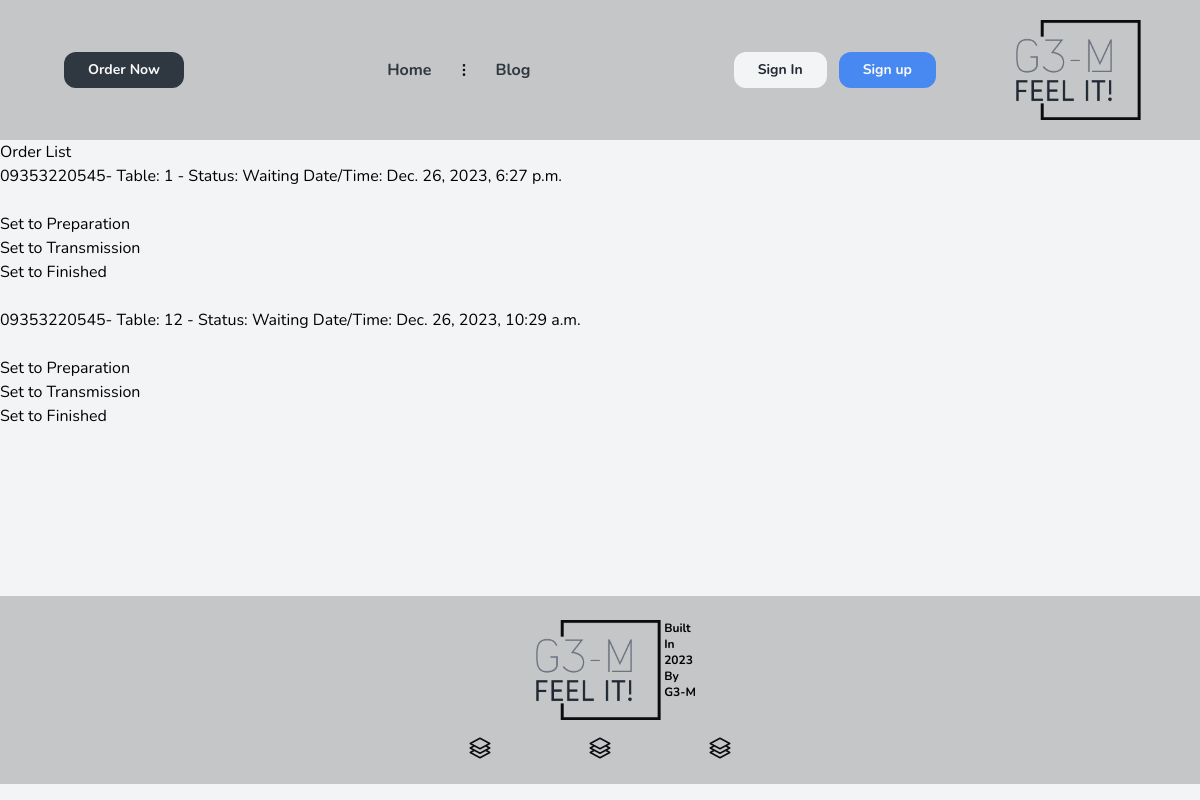
The app's page /orders/orders/w, older data.
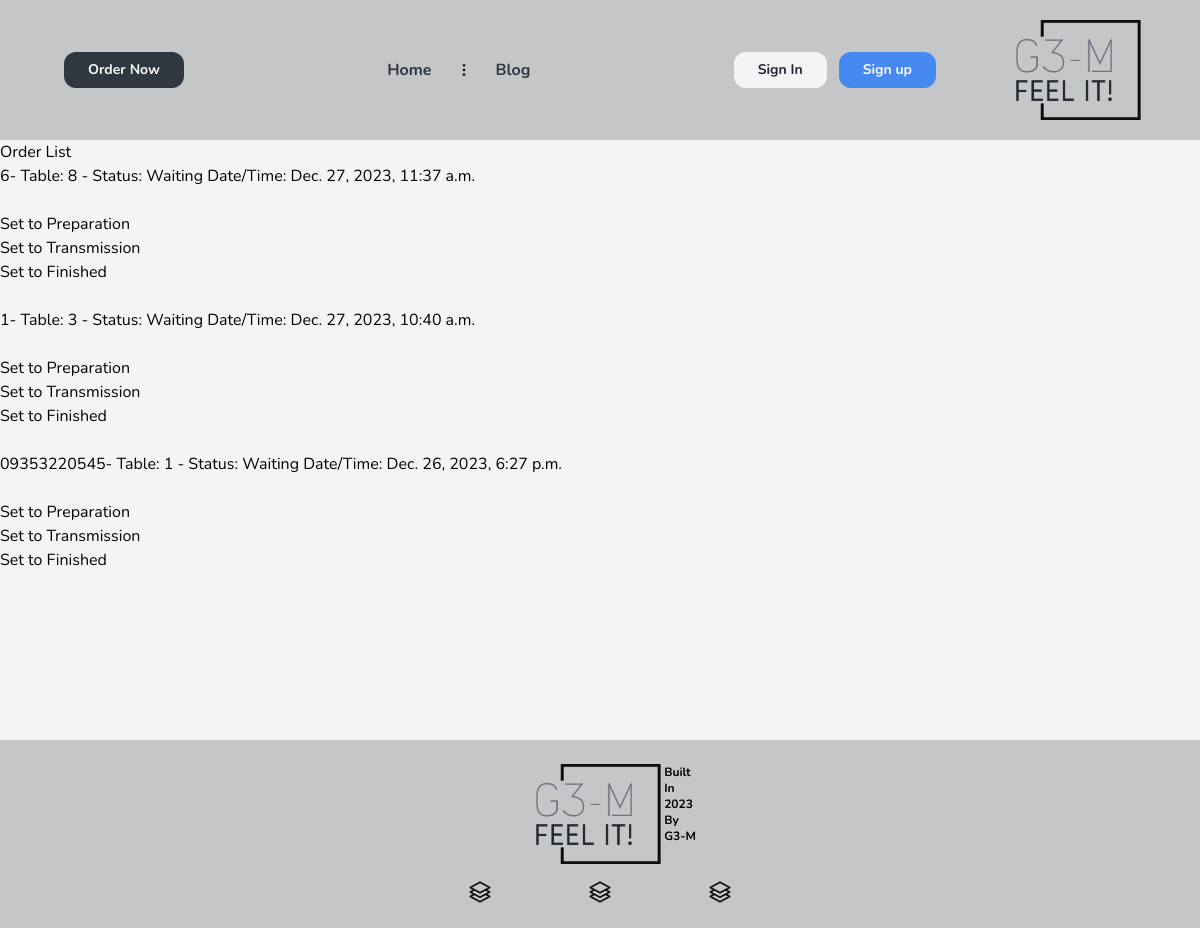
The same page, newer data.
### order/models.py (models this page shows, shortened)
class Order(BaseModel):
    status_fields = [("W", "Waiting"),
                     ("P", "Preparation"),
                     ("T", "Transmission"),
                     ("F", "Finished")]
    customer_phone = models.CharField(max_length=100, blank=True, null=True)
    id = models.UUIDField(primary_key=True, default=uuid.uuid4)
    status = models.CharField(max_length=1, choices=status_fields, default='W')
    table = models.ForeignKey(Table, on_delete=models.SET_NULL, null=True)
    class Meta:
        ordering = ['-created_at']
        indexes = [
            models.Index(fields=['-created_at']),
        ]

### tables/models.py (models this page shows)
class Table(BaseModel):
    status_fields = [("R", "Reserved"), ("E", "Empty"), ("F", "Full"), ("T", "TakeAway")]
    number = models.PositiveIntegerField()
    status = models.CharField(max_length=1, choices=status_fields, default='E')
    def __str__(self) -> str:
        return f'{self.number}'

### order/views.py (the view)
# urls.py: path('orders/w', views.OrderWaitingListView.as_view(), name='list-order-w'),
class OrderWaitingListView(ListView):
    model = Order
    template_name = 'Order_ListOrder.html'
    context_object_name = 'orders'
    ordering = ['-created_at']
    def get_queryset(self):
        return Order.objects.filter(status='W')

### core/models.py (called while the page is built)
    def get_queryset(self):
        return super().get_queryset().filter(deleted_at__isnull=True)

### templates/Order_ListOrder.html (shortened to what this page needs)
{% extends "base.html" %}
{% block content %}
    <h1>Order List</h1>
    <ul>
        {% for order in orders %}
            <li>{{ order.customer_phone }}- Table: {{ order.table }} - Status: {{ order.get_status_display }} Date/Time: {{ order.created_at }}</li>
            <form method="post" action="{% url 'order:change-status' order.id %}">
                <br>
                {% if not order.status == 'P' %}
                    <button type="submit" name="new_status" value="P">Set to Preparation</button>
                    <br>
                {% endif %}
                {% if not order.status == 'T' %}
                    <button type="submit" name="new_status" value="T">Set to Transmission</button>
                    <br>
                {% endif %}
                {% if not order.status == 'F' %}
                    <button type="submit" name="new_status" value="F">Set to Finished</button>
                    <br>
                {% endif %}
            </form>
            <br>
        {% endfor %}
    </ul>
{% endblock %}

### templates/base.html (shortened to what this page needs)
{% load static %}
<!DOCTYPE html>
<html lang="en">
<head>
    <link rel="stylesheet" href="{% static 'src/styles.css' %}">
</head>
<body class="bg-gray-100 font-enfont">
    <div class="bg-cafe-white flex  px-4 py-5">
        <nav class=" px-4 lg:py-4 flex justify-between items-center bg-cafe-white  w-full lg:mx-8 opacity-90">
        <div>
            <a class="hidden lg:inline-block py-2 px-6 bg-cafe-gray hover:bg-cafe-blue text-sm text-white font-bold rounded-xl transition duration-200" href="">Order Now</a>
        </div>
		<ul class="hidden lg:flex lg:items-start lg:justify-center lg:w-auto lg:space-x-6">
			<li class="place-self-center"><a class="text-md text-cafe-gray hover:text-blue-600 font-bold" href="{% url 'core:home' %}">Home</a></li>
			<li class="place-self-center">
				<svg xmlns="http://www.w3.org/2000/svg" fill="black" stroke="black" class="w-4 h-4 current-fill" viewBox="0 0 24 24">
					<path stroke-linecap="round" stroke-linejoin="round" stroke-width="2" d="M12 5v0m0 7v0m0 7v0m0-13a1 1 0 110-2 1 1 0 010 2zm0 7a1 1 0 110-2 1 1 0 010 2zm0 7a1 1 0 110-2 1 1 0 010 2z" />
				</svg>
			</li>
			<li class="place-self-center"><a class="text-md text-cafe-gray hover:text-blue-600 font-bold " href="{% url 'blog:list-blog' %}">Blog</a></li>
		</ul>
        <div class="flex">
            {% if not user.is_authenticated %}
            <a class="hidden lg:inline-block lg:ml-auto lg:mr-3 py-2 px-6 bg-gray-50 hover:bg-gray-100 text-sm text-gray-900 font-bold  rounded-xl transition duration-200" href="{% url 'users:login' %}">Sign In</a>
            <a class="hidden lg:inline-block py-2 px-6 bg-blue-500 hover:bg-blue-600 text-sm text-white font-bold rounded-xl transition duration-200" href="{% url 'users:register' %}">Sign up</a>
            {% else %}
            <a class="hidden lg:inline-block py-2 px-6 bg-rose-600 hover:bg-cafe-gray text-sm text-white font-bold rounded-xl transition duration-200" href="{% url 'users:logout' %}">Logout</a>
            {% endif %}
        </div>
        </nav>
        <img class="w-24 h-fit mr-3 lg:w-40 lg:mr-10" src="{% static 'src/Logo.png' %}">
    </div>
    <div class="mb-36 h-full">
        {% block content %}{% endblock %}
    </div>
    <footer class="bg-cafe-white flex flex-col items-center bottom-0 w-full z-30 py-6">
    <div class="mb-4 flex">
        <img class="w-16 lg:w-40 h-fit" src="{% static 'src/Logo.png' %}">
        <div class="lg:flex flex-col hidden">
            <p class="font-bold text-xs ">Built </p>
            <p class="font-bold text-xs "> In </p>
            <p class="font-bold text-xs "> 2023 </p>
            <p class="font-bold text-xs "> By </p>
            <p class="font-bold text-xs "> G3-M</p>
        </div>
    </div>
    <div class="flex items-center text-cafe-black gap-x-24 inline-block">
        </div>
    </footer>
</body>
</html>

Row changes from the older to the newer data that the page shows:
no longer on this page (row edited): Order: customer_phone "09353220545", table "12", status "Waiting", created_at "Dec. 26, 2023, 10:29 a.m.", shows "Set to Preparation", shows "Set to Transmission", shows "Set to Finished"
added Order: customer_phone "6", table "8", status "Waiting", created_at "Dec. 27, 2023, 11:37 a.m.", shows "Set to Preparation", shows "Set to Transmission", shows "Set to Finished"
added Order: customer_phone "1", table "3", status "Waiting", created_at "Dec. 27, 2023, 10:40 a.m.", shows "Set to Preparation", shows "Set to Transmission", shows "Set to Finished"
